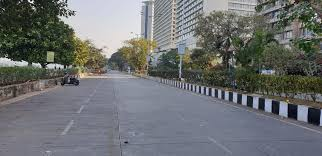
%> input picture SmartTrafficLightControlSystem/mumbai low.jpeg, 322 x 156 px
$ octave main.m   (GNU Octave 9; MATLAB toolbox functions it lacks are replaced by stand-ins)
%> lines starting %> are read from the running program, lines starting %| are printed output that depends on the picture
### SmartTrafficLightControlSystem/canny_edge.m
function [edge_final] = canny_edge(pic)
img = pic;  %Input image
figure, imshow(img);
img = double (img);
T_Low = 0.075;   %Value for Thresholding
T_High = 0.175;
B = [2, 4, 5, 4, 2; 4, 9, 12, 9, 4;5, 12, 15, 12, 5;4, 9, 12, 9, 4;2, 4, 5, 4, 2 ]; %Gaussian Filter Coefficient
B = 1/159.* B;
A=conv2(img, B, 'same');   %Convolution of image with Gaussian Coefficient

KGx = [-1, 0, 1; -2, 0, 2; -1, 0, 1];%Filter for horizontal direction
KGy = [1, 2, 1; 0, 0, 0; -1, -2, -1];%Filter for vertical direction
Filtered_X = conv2(A, KGx, 'same');%Convolution by image by horizontal filter
Filtered_Y = conv2(A, KGy, 'same');%Convolution by image by vertical filter
arah = atan2 (Filtered_Y, Filtered_X);
arah = arah*180/pi;
pan=size(A,1);
leb=size(A,2);
%Adjustment for negative directions, making all directions positive
for i=1:pan
    for j=1:leb
        if (arah(i,j)<0)
            arah(i,j)=360+arah(i,j);
        end;
    end;
end;
arah2=zeros(pan, leb);
%Adjusting directions to nearest 0, 45, 90, or 135 degree
for i = 1  : pan
    for j = 1 : leb
        if ((arah(i, j) >= 0 ) && (arah(i, j) < 22.5) || (arah(i, j) >= 157.5) && (arah(i, j) < 202.5) || (arah(i, j) >= 337.5) && (arah(i, j) <= 360))
            arah2(i, j) = 0;
        elseif ((arah(i, j) >= 22.5) && (arah(i, j) < 67.5) || (arah(i, j) >= 202.5) && (arah(i, j) < 247.5))
            arah2(i, j) = 45;
        elseif ((arah(i, j) >= 67.5 && arah(i, j) < 112.5) || (arah(i, j) >= 247.5 && arah(i, j) < 292.5))
            arah2(i, j) = 90;
        elseif ((arah(i, j) >= 112.5 && arah(i, j) < 157.5) || (arah(i, j) >= 292.5 && arah(i, j) < 337.5))
            arah2(i, j) = 135;
        end;
    end;
end;
figure, imagesc(arah2); colorbar;
%Calculate magnitude
magnitude = (Filtered_X.^2) + (Filtered_Y.^2);
magnitude2 = sqrt(magnitude);
BW = zeros (pan, leb);
%Non-Maximum Supression
for i=2:pan-1
    for j=2:leb-1
        if (arah2(i,j)==0)
            BW(i,j) = (magnitude2(i,j) == max([magnitude2(i,j), magnitude2(i,j+1), magnitude2(i,j-1)]));
        elseif (arah2(i,j)==45)
            BW(i,j) = (magnitude2(i,j) == max([magnitude2(i,j), magnitude2(i+1,j-1), magnitude2(i-1,j+1)]));
        elseif (arah2(i,j)==90)
            BW(i,j) = (magnitude2(i,j) == max([magnitude2(i,j), magnitude2(i+1,j), magnitude2(i-1,j)]));
        elseif (arah2(i,j)==135)
            BW(i,j) = (magnitude2(i,j) == max([magnitude2(i,j), magnitude2(i+1,j+1), magnitude2(i-1,j-1)]));
        end;
    end;
end;
BW = BW.*magnitude2;
figure, imshow(BW);
%Hysteresis Thresholding
T_Low = T_Low * max(max(BW));
T_High = T_High * max(max(BW));
T_res = zeros (pan, leb);
for i = 1  : pan
    for j = 1 : leb
        if (BW(i, j) < T_Low)
            T_res(i, j) = 0;
        elseif (BW(i, j) > T_High)
            T_res(i, j) = 1;
        %Using 8-connected components
        elseif ( BW(i+1,j)>T_High || BW(i-1,j)>T_High || BW(i,j+1)>T_High || BW(i,j-1)>T_High || BW(i-1, j-1)>T_High || BW(i-1, j+1)>T_High || BW(i+1, j+1)>T_High || BW(i+1, j-1)>T_High)
            T_res(i,j) = 1;
        end;
    end;
end;
edge_final = uint8(T_res.*255);
%Show final edge detection result
figure, imshow(edge_final);
end

### SmartTrafficLightControlSystem/picture_match.m
function [total_matched_percentage]=picture_match(pic1,pic2)
[x,y] = size(pic1);
[x,y] = size(pic2);
%applying edge detection on first and seecond picture
%so that we obtain white and black points and edges of the objects present
%in the picture.
edge_det_pic1 = edge(pic1,'sobel');
edge_det_pic2 = edge(pic2,'sobel');
%defining different variables which are to be used in the code below

matched_data = 0;
white_points = 0;
black_points = 0;
x=0;
y=0;
l=0;
m=0;
%detecting black and white points in the picture.
for a = 1:1:256
    for b = 1:1:256
        if(edge_det_pic1(a,b)==1)
            white_points = white_points+1;
        else
            black_points = black_points+1;
        end
    end
end
%comparing the edge points in the two pictures
for i = 1:1:256
    for j = 1:1:256
        if(edge_det_pic1(i,j)==1)&(edge_det_pic2(i,j)==1)
            matched_data = matched_data+1;
            else
                ;
        end
    end
end

%calculating percentage matching.
total_data = white_points;
total_matched_percentage = (matched_data/total_data)*100;
%outputting the result of the system.
end

### SmartTrafficLightControlSystem/main.m
clc
clear all
close all
bg=imresize(rgb2gray(imread("mumbai low.jpeg")),[300 300]);
%> bg: size 300x300 uint8; min 0, max 255, mean 111.1
fg=imresize(rgb2gray(imread("mumbai high.jpg")),[300 300]);
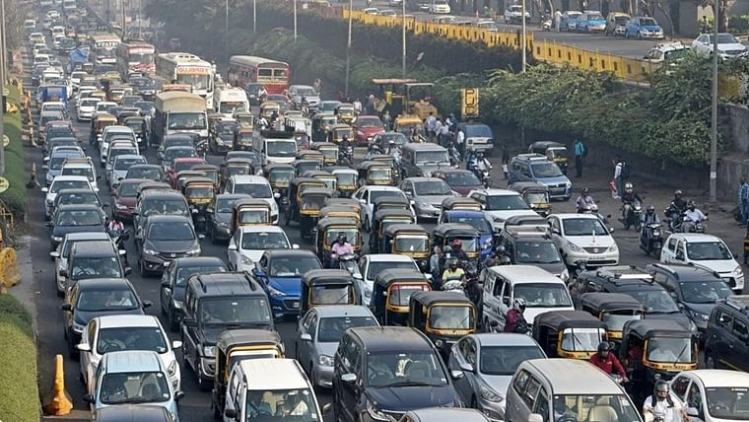
%> input picture SmartTrafficLightControlSystem/mumbai high.jpg, 749 x 422 px
%> fg: size 300x300 uint8; min 0, max 255, mean 107.9
edge_bg=canny_edge(bg);
%> after the loop in canny_edge, `for i = 1  : pan`:
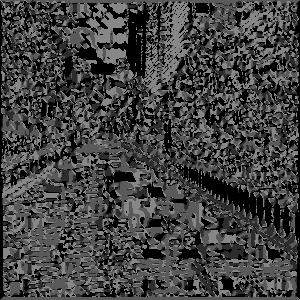
%> arah2: size 300x300 double; min 0, max 135, mean 65.5
%> after the loop in canny_edge, `for i=2:pan-1`:
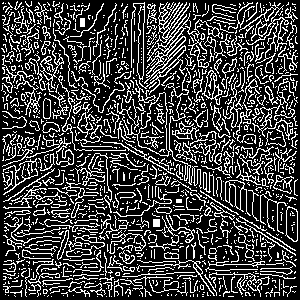
%> BW: size 300x300 double; values 0 (black) and 1 (white), 25.1% white in thin lines or dots
%> in canny_edge, `T_Low = T_Low * max(max(BW));`: T_Low = 29.68
%> in canny_edge, `T_High = T_High * max(max(BW));`: T_High = 69.25
%> after the loop in canny_edge, `for i = 1  : pan`: T_res: size 300x300 double; values 0 (black) and 1 (white), 8.9% white in thin lines or dots
%> in canny_edge, `edge_final = uint8(T_res.*255);`: edge_final: size 300x300 uint8; 8.9% white in thin lines or dots
edge_fg=canny_edge(fg);
%> after the loop in canny_edge (call 2), `for i=1:pan`:
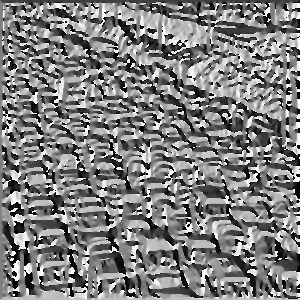
%> arah: size 300x300 double; min 0, max 360, mean 178.5; drawn with min black and max white
%> after the loop in canny_edge (call 2), `for i = 1  : pan`:
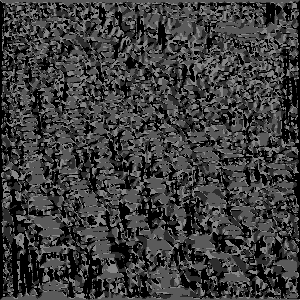
%> arah2: size 300x300 double; min 0, max 135, mean 61.5
%> after the loop in canny_edge (call 2), `for i=2:pan-1`: BW: size 300x300 double; values 0 (black) and 1 (white), 25.4% white in thin lines or dots
%> in canny_edge (call 2), `BW = BW.*magnitude2;`:
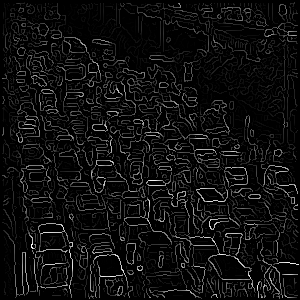
%> BW: size 300x300 double; min 0, max 456, mean 27.7; drawn with min black and max white
%> in canny_edge (call 2), `T_Low = T_Low * max(max(BW));`: T_Low = 34.2
%> in canny_edge (call 2), `T_High = T_High * max(max(BW));`: T_High = 79.8
%> after the loop in canny_edge (call 2), `for i = 1  : pan`: T_res: size 300x300 double; values 0 (black) and 1 (white), 15.8% white in thin lines or dots
%> in canny_edge (call 2), `edge_final = uint8(T_res.*255);`: edge_final: size 300x300 uint8; 15.8% white in thin lines or dots
matchpercent=picture_match(bg,fg)
%> in picture_match, `edge_det_pic1 = edge(pic1,'sobel');`: edge_det_pic1: size 300x300 logical; 4% white in thin lines or dots
%> in picture_match, `edge_det_pic2 = edge(pic2,'sobel');`:
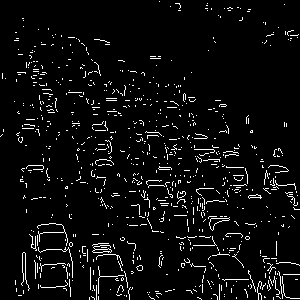
%> edge_det_pic2: size 300x300 logical; 5% white in thin lines or dots
%> after the loop in picture_match, `for a = 1:1:256`: black_points = 62645; white_points = 2891
%> after the loop in picture_match, `for i = 1:1:256`: matched_data = 86
%> in picture_match, `total_data = white_points;`: total_data = 2891
%> in picture_match, `total_matched_percentage = (matched_data/total_data)*100;`: total_matched_percentage = 2.97
%> matchpercent = 2.97
message1='RED for 90sec';
message2='Green for 20 sec';
message3='Green for 30 sec';
message4='Green for 60 sec';
message5='Green for 90 sec';
if matchpercent>= 90          %can add flexability at this point by reducing the amount of matching.
   message1
elseif matchpercent<=90 & matchpercent>70
    message2
elseif matchpercent<=70 & matchpercent>50
    message3
elseif matchpercent<=50 & matchpercent>10
    message4
else
    message5
end
